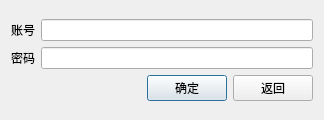
<?xml version="1.0" encoding="UTF-8"?>
<ui version="4.0">
 <class>accountdialog</class>
 <widget class="QDialog" name="accountdialog">
  <property name="geometry">
   <rect>
    <x>0</x>
    <y>0</y>
    <width>324</width>
    <height>120</height>
   </rect>
  </property>
  <property name="windowTitle">
   <string>Dialog</string>
  </property>
  <layout class="QGridLayout" name="gridLayout">
   <item row="0" column="0">
    <layout class="QVBoxLayout" name="verticalLayout">
     <item>
      <layout class="QHBoxLayout" name="horizontalLayout">
       <item>
        <widget class="QLabel" name="label">
         <property name="text">
          <string>账号</string>
         </property>
        </widget>
       </item>
       <item>
        <widget class="QLineEdit" name="lineEdit"/>
       </item>
      </layout>
     </item>
     <item>
      <layout class="QHBoxLayout" name="horizontalLayout_2">
       <item>
        <widget class="QLabel" name="label_2">
         <property name="text">
          <string>密码</string>
         </property>
        </widget>
       </item>
       <item>
        <widget class="QLineEdit" name="lineEdit_2"/>
       </item>
      </layout>
     </item>
     <item>
      <layout class="QHBoxLayout" name="horizontalLayout_3">
       <item>
        <spacer name="horizontalSpacer">
         <property name="orientation">
          <enum>Qt::Horizontal</enum>
         </property>
         <property name="sizeHint" stdset="0">
          <size>
           <width>98</width>
           <height>20</height>
          </size>
         </property>
        </spacer>
       </item>
       <item>
        <widget class="QPushButton" name="pushButton">
         <property name="text">
          <string>确定</string>
         </property>
        </widget>
       </item>
       <item>
        <widget class="QPushButton" name="pushButton_2">
         <property name="text">
          <string>返回</string>
         </property>
        </widget>
       </item>
      </layout>
     </item>
    </layout>
   </item>
  </layout>
 </widget>
 <resources/>
 <connections/>
</ui>
